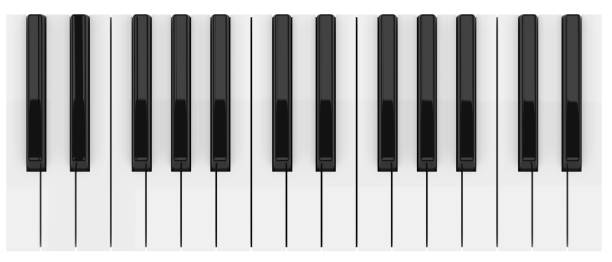
#> input picture image_files/piano.jpg, 612 x 262 px
$ python CV_Piano_Testing_File.py
#> lines starting #> are read from the running program, lines starting #| are printed output that depends on the picture; after the words box and inside, x2 and y2 are one past the last pixel; in counts of white or black regions, pixels touching at a corner belong together
#> further down, piano_img is the input picture: shape (262, 612, 3); min 0, max 255, mean 185.1
# The purpose of this file is to use different CV techniques to read an image of a piano, and extract the keys from
# said image. The best function will be incorporated into the main project.

import cv2 as cv
import numpy as np


# Use Sobel Edge Detection to outline piano keys
# [55 lines left out: functions basic_sobel_edge_detector, improved_sobel_edge_detector, canny_edge_detector, not called in this run]


def threshold_dilation(image):
    grayscale = cv.cvtColor(image, cv.COLOR_BGR2GRAY)

    ret, thresh = cv.threshold(grayscale, 0, 255, cv.THRESH_BINARY_INV | cv.THRESH_OTSU)
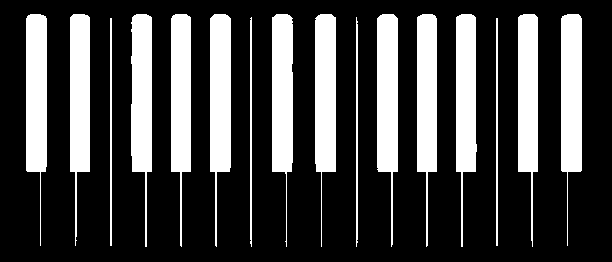
#> thresh: shape (262, 612); 26.2% white; 16 white regions, largest, box (x1, y1, x2, y2) and area: (210, 14, 231, 247) 3442, (377, 14, 398, 247) 3442, (561, 14, 582, 246) 3372
#> ret = 140
    kernel = np.ones((3, 3), np.uint8)

    dilation = cv.dilate(thresh, kernel, iterations=2)
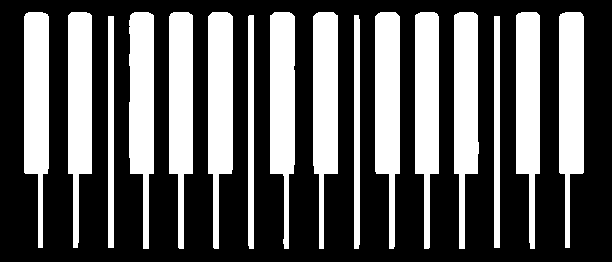
#> dilation: shape (262, 612); 36.3% white; 16 white regions

    contours, hierarchy = cv.findContours(dilation, cv.RETR_EXTERNAL, cv.CHAIN_APPROX_NONE)
#> contours = 16 contours; largest, box (x1, y1, x2, y2) and area: (375, 12, 400, 249) 4220, (208, 12, 233, 249) 4219, (129, 12, 154, 249) 4147, (559, 12, 584, 248) 4145, (270, 12, 295, 249) 4144

    num_objects = len(contours)
#> num_objects = 16
    print("Number of Objects Detected: " + str(num_objects))
#| Number of Objects Detected: 16

    cv.imshow('threshold', thresh)
    cv.imshow('dilation', dilation)


piano_img = cv.imread('../image_files/piano.jpg')
# basic_sobel_edge_detector(piano_img)
# improved_sobel_edge_detector(piano_img)
# canny_edge_detector(piano_img)
threshold_dilation(piano_img)


while(True):
    key = cv.waitKey(0)
#> (key q is pressed here)

    if (key & 0xFF == ord('q') or key == 27):
        break
